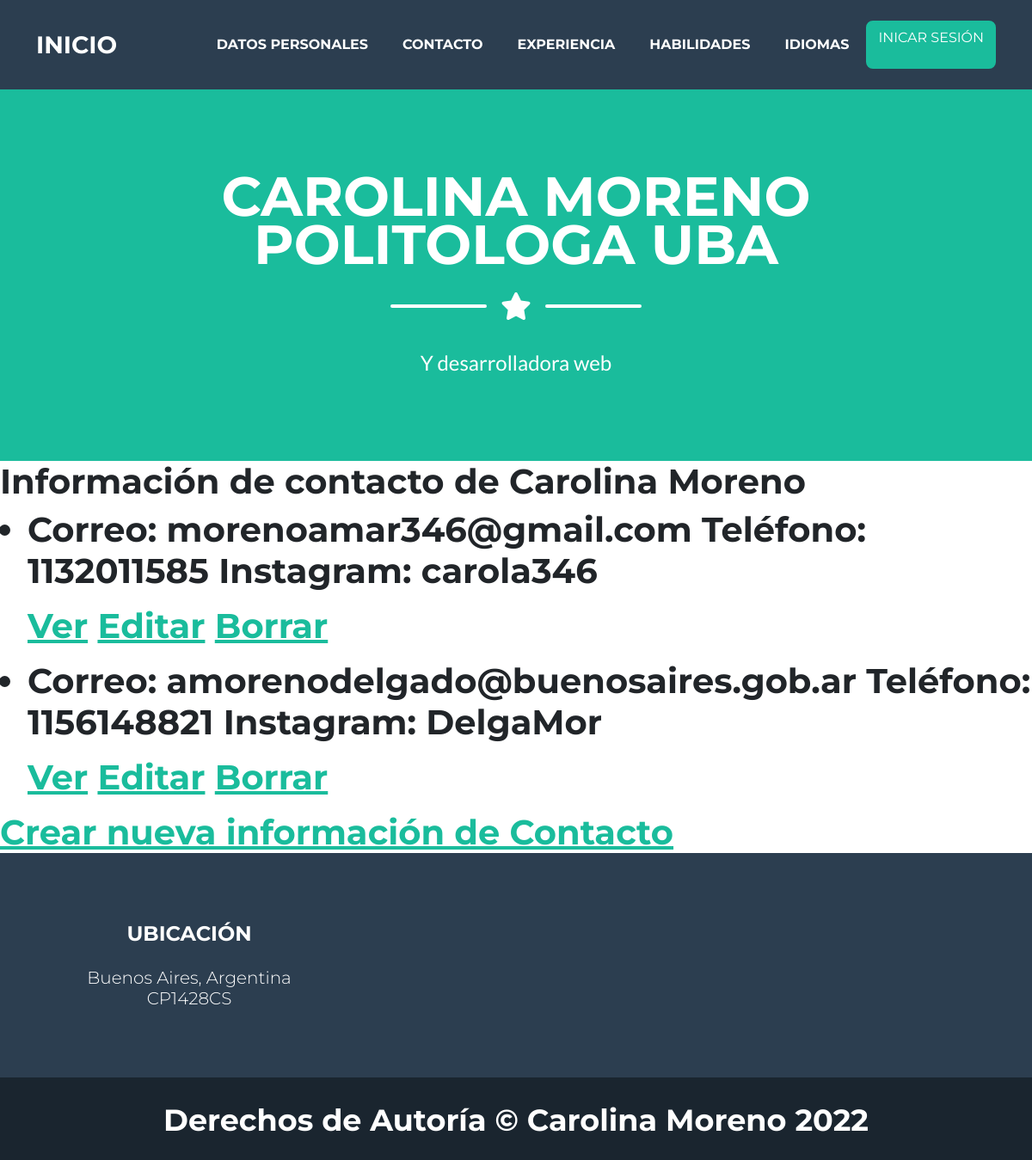
Screenshot of /AppCaro/contacto/list with the database file from the repository.
### AppCaro/models.py (models this page shows, shortened)
class Contacto(models.Model):
    correo=models.EmailField()
    telefono=models.IntegerField()
    instagram=models.CharField(max_length=10)

### AppCaro/views.py (the view)
# urls.py: path('contacto/list', views.ContactoList.as_view(), name= 'Lista'),
class ContactoList(ListView):
    model = Contacto
    template_name= "AppCaro/contacto_list.html"

### AppCaro/templates/AppCaro/contacto_list.html
{% extends "AppCaro/padre.html" %}
{% load static %}
{% block contenido_que_cambia %}
<h1> Información de contacto de Carolina Moreno <h1>
    <ul>
        {% for contacto in object_list %}
            <li>
                <p>
                    Correo: {{contacto.correo}}
                    Teléfono: {{contacto.telefono}}
                    Instagram: {{contacto.instagram}}
                </p>
                <p>
                    <a href = "{% url 'Detalle' contacto.id %}"> Ver</a>
                    <a href = "{% url 'Editar' contacto.id %}"> Editar</a>
                    <a href = "{% url 'Borrar' contacto.id %}"> Borrar</a>
                </p>
            </li>
        {% endfor %}
     </ul>
     <a href = "{% url 'Nuevo' %}"> Crear nueva información de Contacto</a>
{% endblock %}

### rows the page displays
Contacto: correo "morenoamar346@gmail.com", telefono "1132011585", instagram "carola346"
Contacto: correo "amorenodelgado@buenosaires.gob.ar", telefono "1156148821", instagram "DelgaMor"
